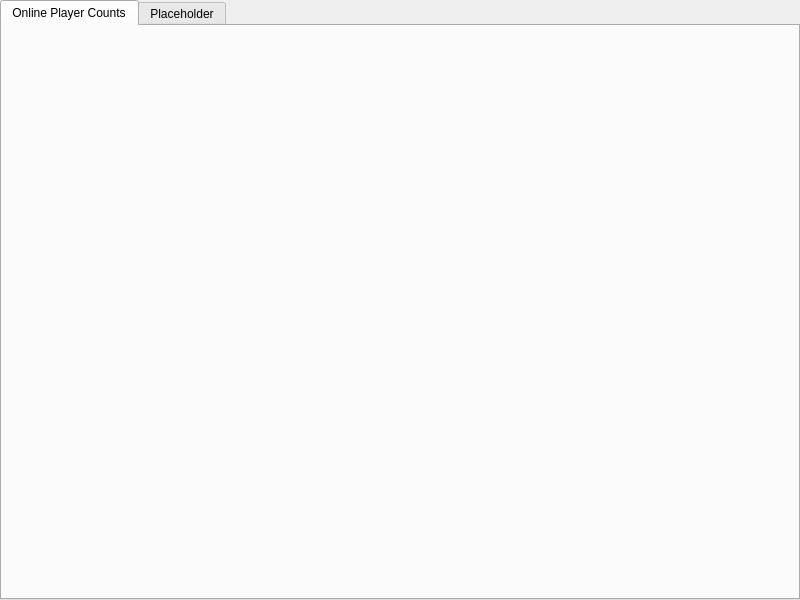
<?xml version="1.0" encoding="UTF-8"?>
<ui version="4.0">
 <class>AnalyticsPage</class>
 <widget class="QWidget" name="AnalyticsPage">
  <property name="geometry">
   <rect>
    <x>0</x>
    <y>0</y>
    <width>800</width>
    <height>600</height>
   </rect>
  </property>
  <property name="windowTitle">
   <string>Form</string>
  </property>
  <layout class="QVBoxLayout" name="verticalLayout">
   <property name="spacing">
    <number>0</number>
   </property>
   <property name="leftMargin">
    <number>0</number>
   </property>
   <property name="topMargin">
    <number>0</number>
   </property>
   <property name="rightMargin">
    <number>0</number>
   </property>
   <property name="bottomMargin">
    <number>0</number>
   </property>
   <item>
    <widget class="QTabWidget" name="analyticsTabs">
     <property name="currentIndex">
      <number>0</number>
     </property>
     <widget class="QWidget" name="onlinePlayerCountsTracker">
      <attribute name="title">
       <string>Online Player Counts</string>
      </attribute>
     </widget>
     <widget class="QWidget" name="placeholder">
      <attribute name="title">
       <string>Placeholder</string>
      </attribute>
      <widget class="QLabel" name="placeholderLabel">
       <property name="geometry">
        <rect>
         <x>320</x>
         <y>250</y>
         <width>141</width>
         <height>20</height>
        </rect>
       </property>
       <property name="text">
        <string>Nothing to see here yet :(</string>
       </property>
      </widget>
     </widget>
    </widget>
   </item>
  </layout>
 </widget>
 <resources/>
 <connections/>
</ui>
